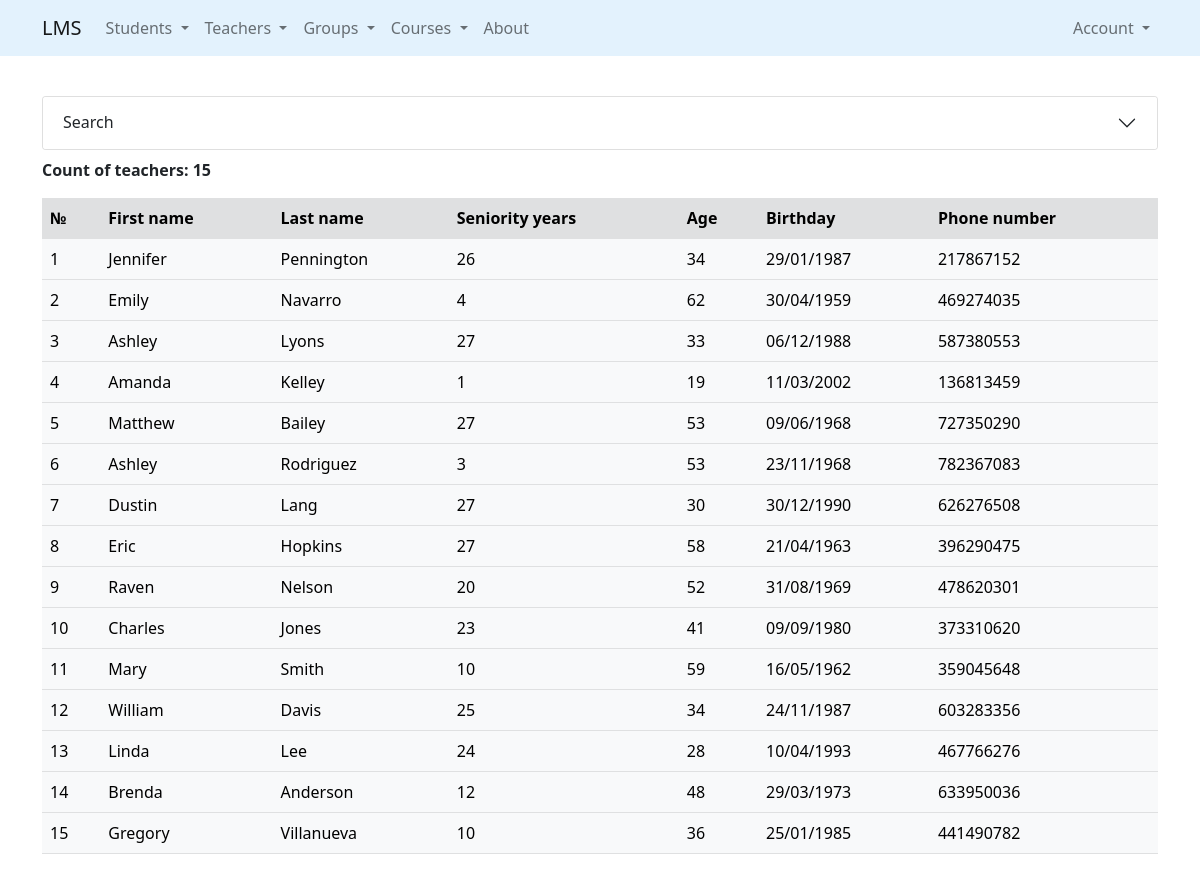
Before: /teachers/ with the older database file.
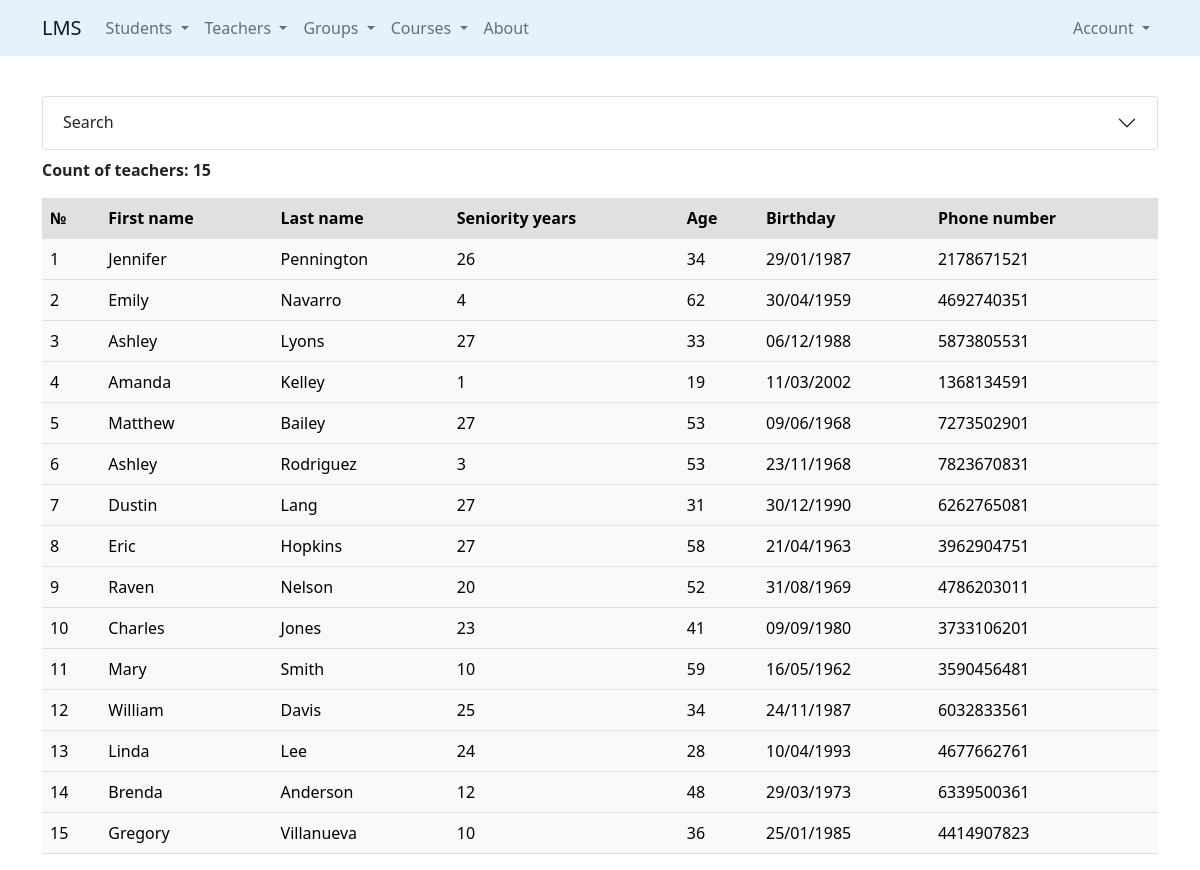
After: the same page with the newer database file.
### teachers/models.py (models this page shows, shortened)
class Teachers(Person):
    seniority_years = models.IntegerField(default=5)
    phone_number = models.CharField(
        max_length=30,
        null=True,
        validators=[phone_number_validator]
    )
    group = models.ManyToManyField(
        'groups.Groups',
        related_name='groups_teachers'
    )

### teachers/views.py (the view)
# urls.py: path('', TeacherListView.as_view(), name='list'),
class TeacherListView(ListView):
    model = Teachers
    template_name = 'teachers/list.html'
    def get_queryset(self):
        filter_teachers = TeachersFilter(
            data=self.request.GET,
            queryset=self.model.objects.all()
        )
        return filter_teachers

### core/context_processors.py (called while the page is built)
def get_params(request):
    params = request.GET
    if 'page' in params:
        params = copy(params)
        del params['page']
    return {'get_params': f'&{params.urlencode()}' if params else ''}

### teachers/templates/teachers/list.html (shortened to what this page needs)
{% extends 'base.html' %}
{%  load crispy_forms_tags %}
{% block content %}
    <div class="accordion" id="accordionExample">
        <div class="accordion-item">
            <h2 class="accordion-header" id="headingOne">
                <button class="accordion-button collapsed" type="button"
                        data-bs-toggle="collapse" data-bs-target="#collapseOne"
                        aria-expanded="true" aria-controls="collapseOne">
                    Search
                </button>
            </h2>
        </div>
    </div>
    <p class="mt-2"><strong>Count of teachers: {{ object_list.qs.count }}</strong></p>
    {% with list_object=object_list.qs %}
        {% include 'includes/teachers_list_table.html' %}
    {% endwith %}
{% endblock %}

### templates/includes/teachers_list_table.html (shortened to what this page needs)
<table class="table table-light table-hover">
        <tr class="table-active">
            <th scope="row">№</th>
            <th>First name</th>
            <th>Last name</th>
            <th>Seniority years</th>
            <th>Age</th>
            <th>Birthday</th>
            <th>Phone number</th>
        </tr>
    {% for teacher in list_object %}
        <tr>
            <td>{{ forloop.counter }}</td>
            <td>{{ teacher.first_name }}</td>
            <td>{{ teacher.last_name}}</td>
            <td>{{ teacher.seniority_years }}</td>
            <td>{{ teacher.age}}</td>
            <td>{{ teacher.birthday}}</td>
            <td>{{ teacher.phone_number}}</td>
        </tr>
    {% endfor %}
</table>

Changed rows visible on the page:
changed Teachers "Jennifer": phone_number "217867152" → "2178671521"
changed Teachers "Emily": phone_number "469274035" → "4692740351"
changed Teachers "Lyons": phone_number "587380553" → "5873805531"
changed Teachers "Amanda": phone_number "136813459" → "1368134591"
changed Teachers "Matthew": phone_number "727350290" → "7273502901"
changed Teachers "Rodriguez": phone_number "782367083" → "7823670831"
changed Teachers "Dustin": age "30" → "31"; phone_number "626276508" → "6262765081"
changed Teachers "Eric": phone_number "396290475" → "3962904751"
changed Teachers "Raven": phone_number "478620301" → "4786203011"
changed Teachers "Charles": phone_number "373310620" → "3733106201"
changed Teachers "Mary": phone_number "359045648" → "3590456481"
changed Teachers "William": phone_number "603283356" → "6032833561"
changed Teachers "Linda": phone_number "467766276" → "4677662761"
changed Teachers "Brenda": phone_number "633950036" → "6339500361"
changed Teachers "Gregory": phone_number "441490782" → "4414907823"
